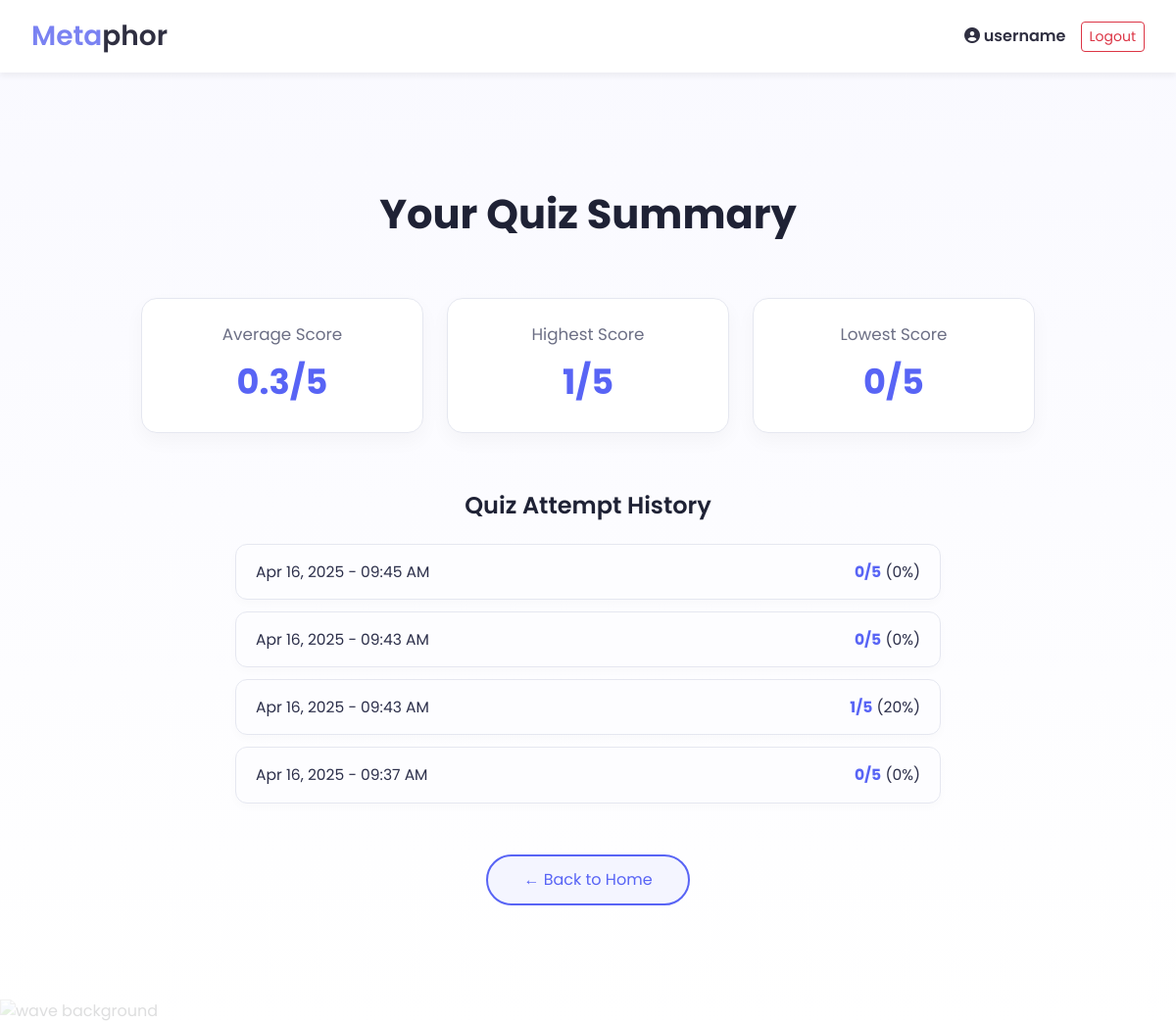
Screenshot of /my-results/ (signed in) with the database file from the repository.
### quizapp/models.py (models this page shows, shortened)
class Result(models.Model):
    user = models.ForeignKey(User, on_delete=models.CASCADE)
    score = models.IntegerField()
    percentage = models.IntegerField()
    timestamp = models.DateTimeField(auto_now_add=True)

### quizapp/views.py (the view)
# urls.py: path('my-results/', views.my_results, name='my-results'),
@login_required
def my_results(request):
    results = Result.objects.filter(user=request.user).order_by('-timestamp')
    average = results.aggregate(Avg('score'))['score__avg'] or 0
    highest = results.aggregate(Max('score'))['score__max'] or 0
    lowest = results.aggregate(Min('score'))['score__min'] or 0
    return render(request, "quizapp/results_dashboard.html", {
        "results": results,
        "average": average,
        "highest": highest,
        "lowest": lowest
    })

### quizapp/templates/quizapp/results_dashboard.html (shortened to what this page needs)
{% extends "quizapp/base.html" %}
{% load tz %}
{% block content %}
<div class="results-container">
  <h2 class="results-heading">Your Quiz Summary</h2>
  <div class="stats-grid">
    <div class="stat-card">
      <div class="stat-label">Average Score</div>
      <div class="stat-value">{{ average|floatformat:1 }}/5</div>
    </div>
    <div class="stat-card">
      <div class="stat-label">Highest Score</div>
      <div class="stat-value">{{ highest }}/5</div>
    </div>
    <div class="stat-card">
      <div class="stat-label">Lowest Score</div>
      <div class="stat-value">{{ lowest }}/5</div>
    </div>
  </div>
  <div class="attempts-section">
    <h3 class="attempts-heading">Quiz Attempt History</h3>
    {% if results %}
      <ul class="attempt-list">
        {% for result in results %}
          <li class="attempt-item">
            <span>{{ result.timestamp|timezone:"America/Toronto"|date:"M d, Y - h:i A" }}</span>
            <span><strong>{{ result.score }}/5</strong> ({{ result.percentage }}%)</span>
          </li>
        {% endfor %}
      </ul>
    {% else %}
      <p class="no-data">No attempts recorded yet. Try taking a quiz to see your progress!</p>
    {% endif %}
  </div>
  <a href="{% url 'quiz-home' %}" class="btn-return">← Back to Home</a>
</div>
{% endblock %}

### quizapp/templates/quizapp/base.html (shortened to what this page needs)
<!DOCTYPE html>
<html lang="en">
<head>
  <link href="https://cdn.jsdelivr.net/npm/bootstrap@5.3.0/dist/css/bootstrap.min.css" rel="stylesheet">
  <link rel="stylesheet" href="https://cdnjs.cloudflare.com/ajax/libs/font-awesome/6.5.0/css/all.min.css">
</head>
<body>
  <header>
    <div class="logo" style="font-size: 28px; font-weight: 600;">
  <span style="color:#7a82f2;">Meta</span><span style="color:#2f2f41;">phor</span>
</div>
{% if user.is_authenticated %}
  <div class="user-actions">
    <span><i class="fas fa-user-circle"> </i> {{ user.username }}</span>
    <a href="{% url 'logout' %}" class="btn btn-sm btn-outline-danger">Logout</a>
  </div>
{% endif %}
  </header>
  <div class="content-wrapper">
    {% block content %}
    {% endblock %}
  </div>
  <img class="wave" src="https://assets.website-files.com/63f58b6c01b8a456440bc2f3/63f88cb5b2e3857fa10de44a_wave-haikei.svg" alt="wave background"/>
</body>
</html>

### quizapp/templates/quizapp/base.html (style rules this page uses)
body { font-family: 'Poppins', sans-serif; background: linear-gradient(to bottom, #f9f9ff, #ffffff); margin: 0; padding: 0; }
header { background-color: white; padding: 1rem 2rem; display: flex; align-items: center; justify-content: space-between; box-shadow: 0 4px 6px rgba(0, 0, 0, 0.05); }
.logo { font-size: 1.5rem; font-weight: bold; color: #2f2f41; line spacing:3px; }
.user-actions { display: flex; align-items: center; gap: 15px; }
.user-actions span { font-weight: 600; color: #2f2f41; }
.wave { position: fixed; bottom: 0; width: 100%; z-index: -1; opacity: 0.15; }
.content-wrapper { max-width: 1000px; margin: 0 auto; padding: 40px 20px; text-align: center; }
h1, h2, h4 { color: #2f2f41; font-weight: 600; }

### quizapp/templates/quizapp/results_dashboard.html (style rules this page uses)
.results-container { max-width: 960px; margin: 0 auto; padding: 80px 24px; font-family: 'Poppins', sans-serif; color: #2c2f4a; }
.results-heading { font-size: 2.6rem; font-weight: 700; text-align: center; margin-bottom: 60px; color: #1f2235; }
.stats-grid { display: flex; justify-content: space-between; gap: 24px; margin-bottom: 50px; flex-wrap: wrap; }
.stat-card { flex: 1; min-width: 240px; background: #ffffff; border: 1px solid #e5e7f0; border-radius: 16px; padding: 24px 28px; text-align: center; box-shadow: 0 8px 20px rgba(0, 0, 0, 0.035); transition: 0.3s ease; }
.stat-label { font-size: 1.05rem; color: #6c6f85; margin-bottom: 10px; }
.stat-value { font-size: 2.2rem; font-weight: 700; color: #5864f5; }
.attempts-section { margin-top: 60px; }
.attempts-heading { font-size: 1.5rem; font-weight: 600; margin-bottom: 24px; color: #1f2235; text-align: center; }
.attempt-list { list-style: none; padding: 0; max-width: 720px; margin: 0 auto; }
.attempt-item { display: flex; justify-content: space-between; background: #fdfdff; border: 1px solid #e5e7f0; padding: 16px 20px; margin-bottom: 12px; border-radius: 12px; font-size: 0.97rem; box-shadow: 0 4px 10px rgba(0, 0, 0, 0.02); }
.attempt-item strong { color: #5864f5; }
.btn-return { display: inline-block; margin: 40px auto 0; text-align: center; padding: 12px 36px; font-size: 1rem; border-radius: 30px; background-color: #f4f5ff; color: #5864f5; border: 2px solid #5864f5; text-decoration: none; transition: all 0.3s ease; }

### rows the page displays
Result: timestamp "Apr 16, 2025 - 09:45 AM", score "0", percentage "0"
Result: timestamp "Apr 16, 2025 - 09:43 AM", score "0", percentage "0"
Result: timestamp "Apr 16, 2025 - 09:43 AM", score "1", percentage "20"
Result: timestamp "Apr 16, 2025 - 09:37 AM", score "0", percentage "0"

### other values shown
{{ user.username }} "username"
{{ average|floatformat:1 }} "0.3"
{{ highest }} "1"
{{ lowest }} "0"
